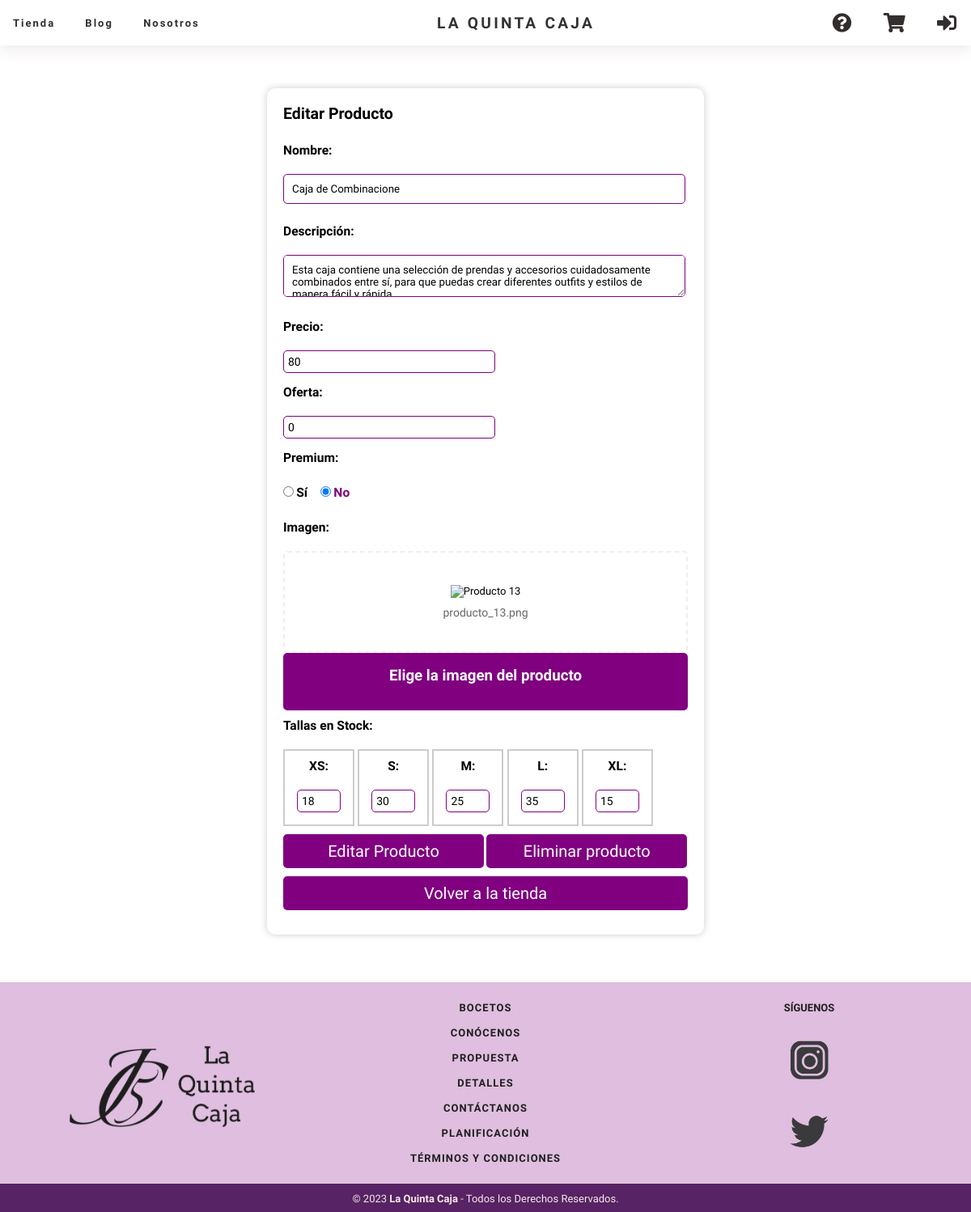
Page /editarProd.php?id=13 on the earlier database version.
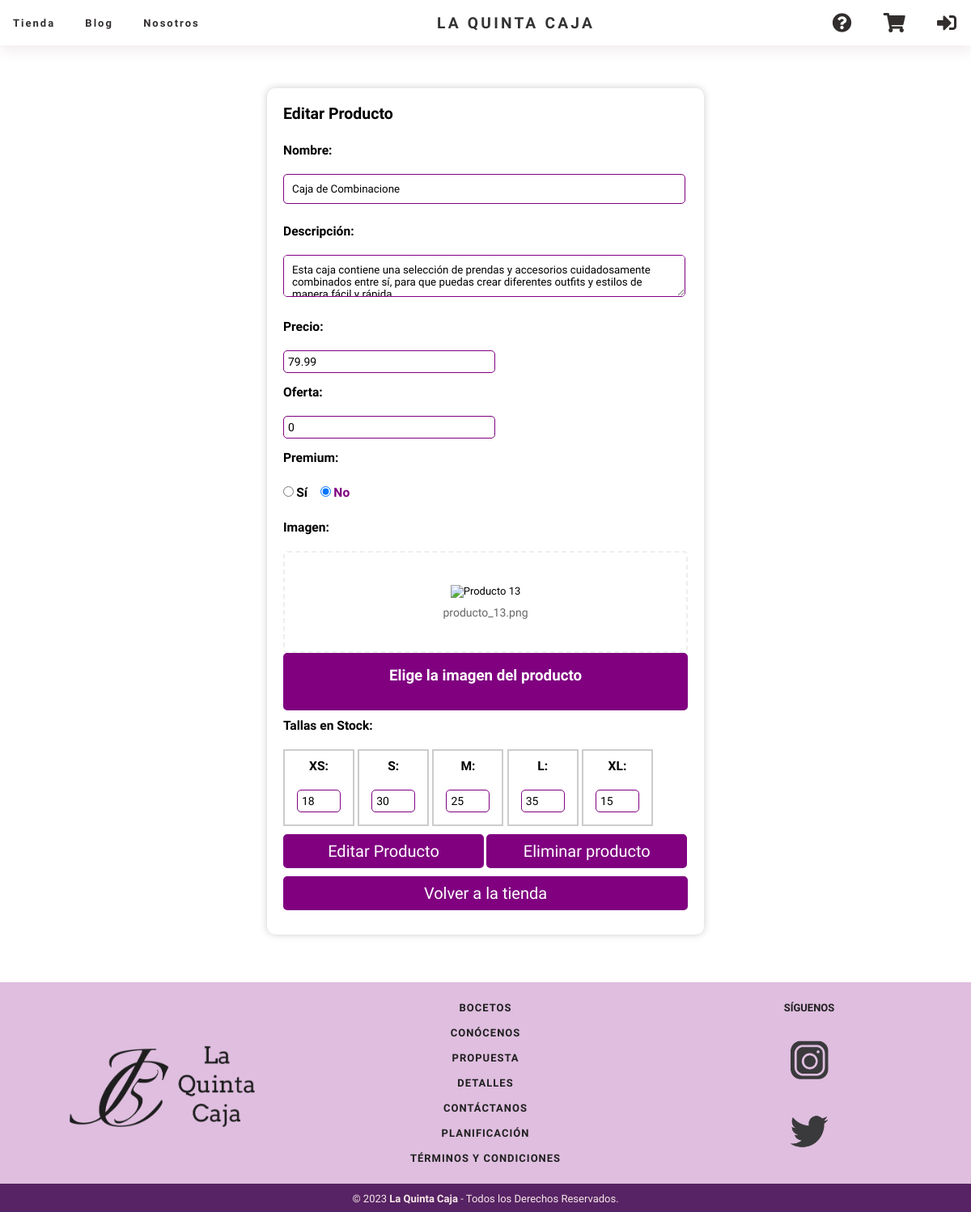
Same page on the later database version.
### tables this page shows
CREATE TABLE `productos` (
  `id` int(10) UNSIGNED NOT NULL,
  `nombre` varchar(20) NOT NULL,
  `descripcion` text NOT NULL,
  `precio` float UNSIGNED NOT NULL,
  `oferta` float UNSIGNED NOT NULL,
  `stockXS` int(10) UNSIGNED NOT NULL,
  `stockS` int(10) UNSIGNED NOT NULL,
  `stockM` int(10) UNSIGNED NOT NULL,
  `stockL` int(10) UNSIGNED NOT NULL,
  `stockXL` int(10) UNSIGNED NOT NULL
);

### includes/Producto.php (called while the page is built, shortened)
<?php
class Producto
{
    private $id;
    private $nombre;
    private $descripcion;
    private $precio;
	private $oferta;
    private $stockXS;
    private $stockS;
    private $stockM;
    private $stockL;
    private $stockXL;
    public function __construct($id=null, $nombre, $descripcion, $precio, $oferta, $premium, $stockXS,$stockS,$stockM,$stockL,$stockXL)
    {
        $this->id = $id;
        $this->nombre = $nombre;
        $this->descripcion = $descripcion;
        $this->precio = $precio;
		$this->oferta = $oferta;
        $this->stockXS=$stockXS;
        $this->stockS=$stockS;
        $this->stockM=$stockM;
        $this->stockL=$stockL;
        $this->stockXL=$stockXL;
    }
	public static function buscaPorId($idProducto)
    {
        $ProductoDAO= new ProductoDAO();
        return $ProductoDAO->buscaPorId($idProducto);
    }
    public function getId()
    {
        return $this->id;
    }
    public function getDescripcion()
    {
        return $this->descripcion;
    }
    public function getNombre()
    {
        return $this->nombre;
    }
    public function getPrecio()
    {
        return $this->precio;
    }
    public function getStockXS()
    {
        return $this->stockXS;
    }
    public function getStockS()
    {
        return $this->stockS;
    }
    public function getStockM()
    {
        return $this->stockM;
    }
    public function getStockL()
    {
        return $this->stockL;
    }
    public function getStockXL()
    {
        return $this->stockXL;
    }
	 public function getOferta()
    {
        return $this->oferta;
    }
}
?>

### includes/ProductoDAO.php (called while the page is built, shortened)
<?php
class ProductoDAO
{
    private $conn;
    public function __construct()
    {
        $this->conn = Aplicacion::getInstance()->getConexionBd();
    }
    public function buscaPorId($idProducto)
    {
        $query = sprintf("SELECT * FROM productos WHERE id=%d", $idProducto);
        $rs = $this->conn->query($query);
        if ($rs->num_rows>0) {
            $fila = $rs->fetch_assoc();
            if($fila){
            $prod = new Producto($fila['id'], $fila['nombre'], $fila['descripcion'], $fila['precio'], $fila['oferta'], $fila['premium'],
            $fila['stockXS'], $fila['stockS'], $fila['stockM'], $fila['stockL'], $fila['stockXL']);
            return $prod;
            }
        } else {
            error_log("Error BD ({$this->conn->errno}): {$this->conn->error}");
        }
        return false;
    }
}
?>

### includes/Aplicacion.php (called while the page is built, shortened)
<?php
class Aplicacion
{
	private $bdDatosConexion;
	private $inicializada = false;
	private $conn;
	public function init($bdDatosConexion)
	{
        if ( ! $this->inicializada ) {
    	    $this->bdDatosConexion = $bdDatosConexion;
    		$this->inicializada = true;
        }
	}
	public function getConexionBd()
	{
		if (! $this->conn ) {
			$bdHost = $this->bdDatosConexion['host'];
			$bdUser = $this->bdDatosConexion['user'];
			$bdPass = $this->bdDatosConexion['pass'];
			$bd = $this->bdDatosConexion['bd'];
			$conn = new \mysqli($bdHost, $bdUser, $bdPass, $bd);
			$this->conn = $conn;
		}
		return $this->conn;
	}
}
?>

### includes/FormularioEditarProducto.php (the view, shortened to what the changed rows need)
<?php
class FormularioEditarProducto extends Formulario
{
	 private $producto;
	 public function setProducto($producto) {
        $this->producto=$producto;
    }
    protected function generaCamposFormulario(&$datos)
    {
		$htmlErroresGlobales = self::generaListaErroresGlobales($this->errores);
		$erroresCampos = self::generaErroresCampos(['nombre', 'precio', 'imagen'], $this->errores, 'span', array('class' => 'error'));
		if($this->producto->getPremium()) {
			$checkedSi = 'checked';
			$checkedNo = '';
		} else {
			$checkedNo = 'checked';
			$checkedSi = '';
		}
		$html=<<<EOF
		$htmlErroresGlobales
		<div class="product-form">
			<fieldset>
				<input type="hidden" name="id" value="{$this->producto->getId()}">
				<div>
					<p><input id="nombre" type="text" name="nombre" value="{$this->producto->getNombre()}"></p>
					{$erroresCampos['nombre']}
				</div>
				<div>
					 <p><textarea id="descripcion" name="descripcion">{$this->producto->getDescripcion()}</textarea></p>
				</div>
				<div>
					<p><input id="precio" class="quantity" type="number" step="0.01" min="0" name="precio" value="{$this->producto->getPrecio()}"></p>
					{$erroresCampos['precio']}
				</div>
				<div>
					<p><input id="oferta" class="quantity" type="number" step="0.01" min="0" max = 100 name="oferta" value="{$this->producto->getOferta()}" required></p>
				</div>
				    <input type="radio" id="si" name="premium" value="1" $checkedSi>
				    <input type="radio" id="no" name="premium" value="0" $checkedNo>
				<div>
					<div id='subir-archivo1' class='subir-archivo1'>
						<img src='img/producto_{$this->producto->getId()}.png' alt='Producto {$this->producto->getId()}'>
						<p>producto_{$this->producto->getId()}.png <p>
					</div>
					{$erroresCampos['imagen']}
				</div>
				<div>
					<ul class="tallas">
						<li>
							<label class="talla" for="tallaXS">XS:</label>
							<input id="tallaXS" class="quantity" type="number" min="0" max="500" name="XS" value="{$this->producto->getStockXS()}">
						</li>
						<li>
							<label class="talla" for="tallaS">S:</label>
							<input id="tallaS" class="quantity" type="number" min="0" max="500" name="S" value="{$this->producto->getStockS()}">
						</li>
						<li>
							<label class="talla" for="tallaM">M:</label>
							<input id="tallaM" class="quantity" type="number" min="0" max="500" name="M" value="{$this->producto->getStockM()}">
						</li>
						<li>
							<label class="talla" for="tallaL">L:</label>
							<input id="tallaL" class="quantity" type="number" min="0" max="500" name="L" value="{$this->producto->getStockL()}">
						</li>
						<li>
							<label class="talla" for="tallaXL">XL:</label>
							<input id="tallaXL" class="quantity" type="number" min="0" max="500" name="XL" value="{$this->producto->getStockXL()}">
						</li>
					</ul>
				</div>
			</fieldset>
		</div>
	EOF;
        return $html;
    }
}

Differences in the rows shown:
changed productos "Caja de Combinacione": precio "80" → "79.99"
